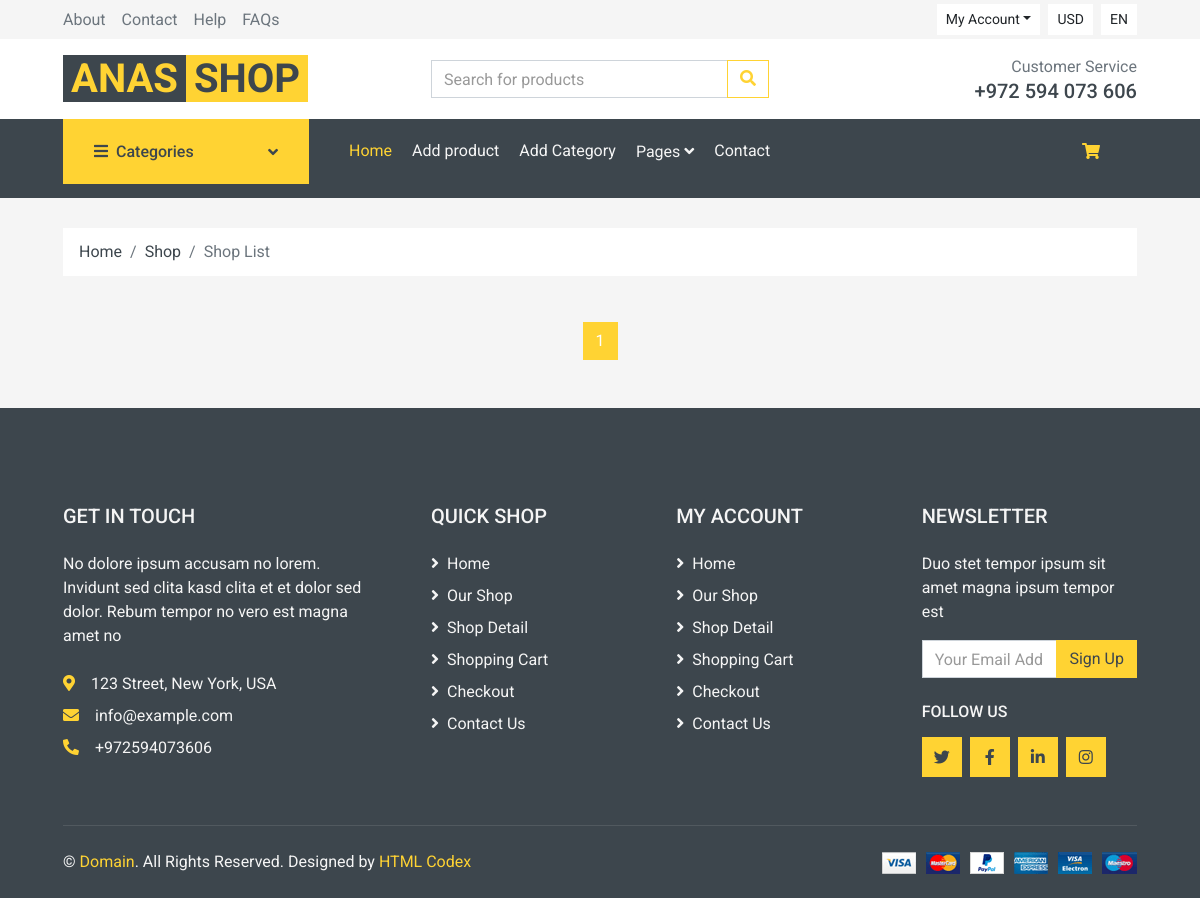
The page /products/via_categry/8 on the database as committed earlier.
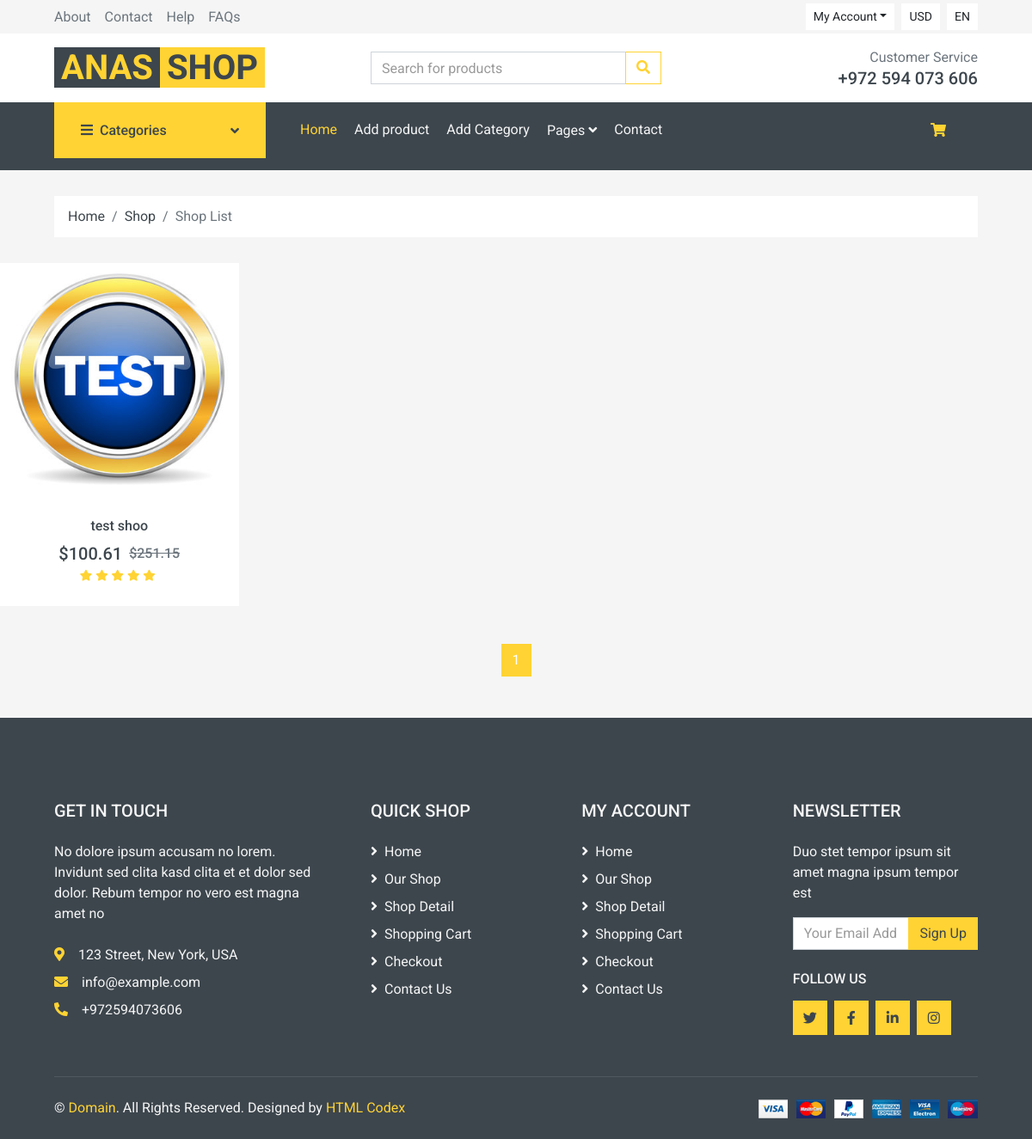
The same page on the database as committed later.
### app1/models.py (models this page shows, shortened)
class Product(models.Model):
    name = models.CharField(max_length=40)
    price = models.DecimalField(max_digits=9, decimal_places=2)
    image = models.ImageField(upload_to='products_images/')
    category = models.ForeignKey(Category,on_delete=models.CASCADE)
    last_price = models.DecimalField(max_digits=9,decimal_places=2,default=0.00)
    rating_range = models.PositiveIntegerField(default=3)
    description = models.TextField(max_length=4000,default="test Description")

### app1/views.py (the view)
# urls.py: path("products/via_categry/<int:id>",views.product_via_category,name="pro_via_cat"),
def product_via_category(request, id):
    category = Category.objects.get(id=id)
    categories = Category.objects.all()
    products = Product.objects.filter(category=category)
    paginator = Paginator(products, 12)  # Display 12 products per page
    page_number = request.GET.get('page')
    page_obj = paginator.get_page(page_number)
    search_query = request.GET.get('search')
    if search_query:
     page_obj = products.filter(name__icontains=search_query)
    return render(request, 'shop.html', {'page_obj': page_obj, 'categories': categories,'category':category,'products':products})

### app1/templates/shop.html (shortened to what this page needs)
{% extends 'bbase.html'%}
{% block content%}
    <div class="container-fluid">
        <div class="row px-xl-5">
            <div class="col-12">
                <nav class="breadcrumb bg-light mb-30">
                    <a class="breadcrumb-item text-dark" href="#">Home</a>
                    <a class="breadcrumb-item text-dark" href="#">Shop</a>
                    <span class="breadcrumb-item active">Shop List</span>
                </nav>
            </div>
        </div>
    </div>
        <div class="row pb-3">
            {% for product in page_obj %}
            <div class="col-lg-3 col-md-4 col-sm-6 pb-1" >
                <div class="product-item bg-light mb-4">
                    <div class="product-img position-relative overflow-hidden">
                        <img class="img-fluid w-100" src="{{ product.image.url }}" alt="" style="width: 100%; height: 270px;">
                        <div class="product-action">
                        </div>
                    </div>
                    <div class="text-center py-4">
                        <a class="h6 text-decoration-none text-truncate" href="">{{ product.name }}</a>
                        <div class="d-flex align-items-center justify-content-center mt-2">
                            <h5>${{ product.price }}</h5>
                            <h6 class="text-muted ml-2"><del>${{ product.last_price }}</del></h6>
                        </div>
                        <div class="d-flex align-items-center justify-content-center mb-1">
                            {% if product.rating_range > 0 %}
                                <small class="fa fa-star text-primary mr-1"></small>
                            {% else %}
                                No rating
                            {% endif %}
                            {% if product.rating_range > 1 %}
                                <small class="fa fa-star text-primary mr-1"></small>
                            {% endif %}
                            {% if product.rating_range > 2 %}
                                <small class="fa fa-star text-primary mr-1"></small>
                            {% endif %}
                            {% if product.rating_range > 3 %}
                                <small class="fa fa-star text-primary mr-1"></small>
                            {% endif %}
                            {% if product.rating_range > 4 %}
                                <small class="fa fa-star text-primary mr-1"></small>
                            {% endif %}
                        </div>
                    </div>
                </div>
            </div>
            {% endfor %}
        </div>
    <nav aria-label="Page navigation">
        <ul class="pagination justify-content-center">
            {% for num in page_obj.paginator.page_range %}
                {% if page_obj.number == num %}
                    <li class="page-item active"><a class="page-link" href="#">{{ num }}</a></li>
                {% else %}
                    <li class="page-item"><a class="page-link" href="?page={{ num }}">{{ num }}</a></li>
                {% endif %}
            {% endfor %}
        </ul>
    </nav>
{% endblock %}

Rows that differ between the two databases and show on the page:
added Product: image (picture), name "test shoo", price "100.61", last_price "251.15", rating_range 5 (drawn)
